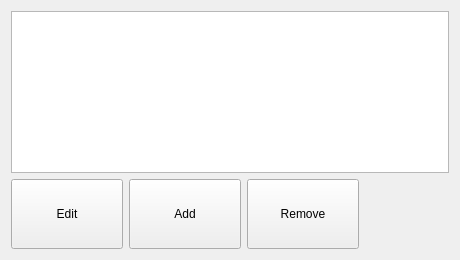
<?xml version="1.0" encoding="UTF-8"?>
<ui version="4.0">
 <class>SettingsDialog</class>
 <widget class="QDialog" name="SettingsDialog">
  <property name="geometry">
   <rect>
    <x>0</x>
    <y>0</y>
    <width>460</width>
    <height>260</height>
   </rect>
  </property>
  <property name="windowTitle">
   <string>Web plugin settings</string>
  </property>
  <layout class="QVBoxLayout" name="verticalLayout">
   <item>
    <widget class="QListWidget" name="dictsList"/>
   </item>
   <item>
    <layout class="QHBoxLayout">
     <property name="spacing">
      <number>6</number>
     </property>
     <property name="margin">
      <number>0</number>
     </property>
     <item>
      <widget class="QToolButton" name="editDictButton">
       <property name="sizePolicy">
        <sizepolicy hsizetype="Preferred" vsizetype="Preferred">
         <horstretch>0</horstretch>
         <verstretch>0</verstretch>
        </sizepolicy>
       </property>
       <property name="minimumSize">
        <size>
         <width>112</width>
         <height>70</height>
        </size>
       </property>
       <property name="toolTip">
        <string>Edit dictionary</string>
       </property>
       <property name="text">
        <string>Edit</string>
       </property>
       <property name="icon">
        <iconset resource="pixmaps/pixmaps.qrc">
         <normaloff>:/icons/edit.png</normaloff>:/icons/edit.png</iconset>
       </property>
       <property name="iconSize">
        <size>
         <width>112</width>
         <height>70</height>
        </size>
       </property>
      </widget>
     </item>
     <item>
      <widget class="QToolButton" name="addDictButton">
       <property name="sizePolicy">
        <sizepolicy hsizetype="Preferred" vsizetype="Preferred">
         <horstretch>0</horstretch>
         <verstretch>0</verstretch>
        </sizepolicy>
       </property>
       <property name="minimumSize">
        <size>
         <width>112</width>
         <height>70</height>
        </size>
       </property>
       <property name="toolTip">
        <string>Add dictionary</string>
       </property>
       <property name="text">
        <string>Add</string>
       </property>
       <property name="icon">
        <iconset resource="../stardict/pixmaps/pixmaps.qrc">
         <normaloff>:/icons/list-add.png</normaloff>:/icons/list-add.png</iconset>
       </property>
       <property name="iconSize">
        <size>
         <width>112</width>
         <height>70</height>
        </size>
       </property>
      </widget>
     </item>
     <item>
      <widget class="QToolButton" name="removeDictButton">
       <property name="sizePolicy">
        <sizepolicy hsizetype="Preferred" vsizetype="Preferred">
         <horstretch>0</horstretch>
         <verstretch>0</verstretch>
        </sizepolicy>
       </property>
       <property name="minimumSize">
        <size>
         <width>112</width>
         <height>70</height>
        </size>
       </property>
       <property name="toolTip">
        <string>Remove dictionary</string>
       </property>
       <property name="text">
        <string>Remove</string>
       </property>
       <property name="icon">
        <iconset resource="../stardict/pixmaps/pixmaps.qrc">
         <normaloff>:/icons/list-remove.png</normaloff>:/icons/list-remove.png</iconset>
       </property>
       <property name="iconSize">
        <size>
         <width>112</width>
         <height>70</height>
        </size>
       </property>
      </widget>
     </item>
     <item>
      <spacer>
       <property name="orientation">
        <enum>Qt::Horizontal</enum>
       </property>
       <property name="sizeHint" stdset="0">
        <size>
         <width>342</width>
         <height>26</height>
        </size>
       </property>
      </spacer>
     </item>
    </layout>
   </item>
  </layout>
 </widget>
 <resources>
  <include location="pixmaps/pixmaps.qrc"/>
 </resources>
 <connections/>
</ui>
